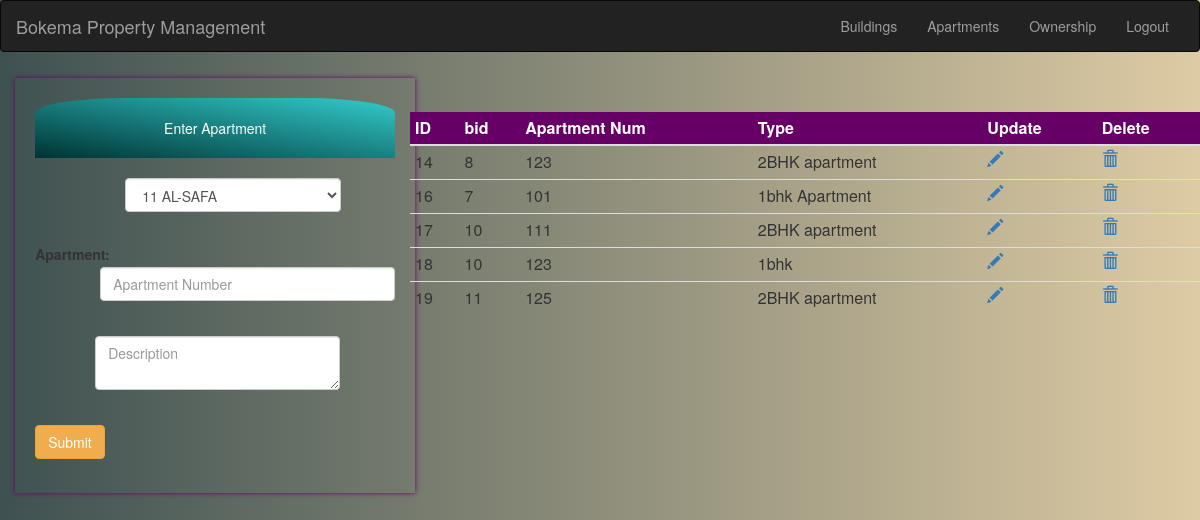
Before: /apartmentOLD.php with the older database file.
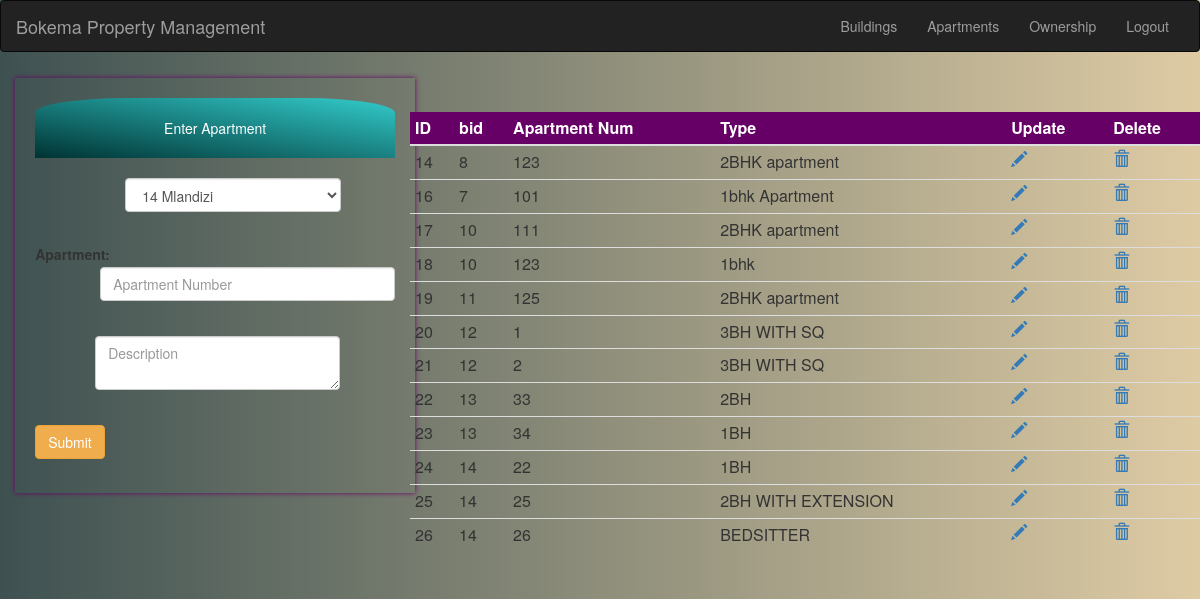
After: the same page with the newer database file.
### tables this page shows
CREATE TABLE `apartment` (
  `id` int(11) NOT NULL,
  `bid` int(11) NOT NULL,
  `apartmentNum` int(4) NOT NULL,
  `description` varchar(200) NOT NULL
);

### apartmentOLD.php (the view, shortened to what this page needs)
<?php
$bid=$aname=$desc="";
?>
<html>
    <head>
  <link rel="stylesheet" href="https://maxcdn.bootstrapcdn.com/bootstrap/3.3.7/css/bootstrap.min.css">
</head>
    </head>
    <body style="background-image: linear-gradient(to right, #3E5151 , #DECBA4);">
     <?php
     include 'anav.php';
     ?>
        <div class="row">
         <div class="col-md-4">
       <div style="width: 400px;margin-left:4%;margin-top: 1.5%;box-shadow: 0px 0px 5px #660066;padding:20px">
        <div style='text-align: center;padding:20px;background:  linear-gradient(To top right,#033,#3cc);color:white;border-radius: 25% 25% 0% 0%'>Enter Apartment</div>
        <form class="form-horizontal" action="apartment.php" method="post">
            <div style="padding-top: 20px;margin-left: 25%">
                <select class="form-control" style="display:inline; width: 80%;" name="building" >
                    <?php
                                include 'conn.php';
                                $qry="select * from building";
                                if ($result = $con->query($qry)) {
    while ($row = $result->fetch_assoc()) {
                    ?>
                     <option value="<?php echo $row['id']; ?>" selected="<?php if($row['id']==$bid){echo 'true';}else{echo 'false';}?>" ><?php echo $row['id'].' '.$row['Name']; ?>
                        </option>
               <?php
    }
    }
    ?> </select>
            </div><br>
    <div class="form-group" style="margin-top: 5px">
    <label class="control-label col-sm-2" for="apartment">Apartment:</label>
    <div class="col-sm-10" style="margin-top:30px">
        <input type="text" class="form-control" name="apartment" required="" pattern="[0-9]{3}" placeholder="Apartment Number" value="<?php echo $aname;?>"/><br>
    </div>
            </div>
            <div style="margin-left: 60px;">
            <div class="form-group" style="margin-top: 2px">
    <div class="col-sm-10" style="margin-top:0.1px">
        <textarea class="form-control" name="desc" required="" placeholder="Description" ><?php echo $desc;?></textarea><br>
    </div>
            </div>
            </div>
             <button class="btn btn-warning" type="submit" name="submit" value="add">Submit</button>
        </form>
      </div>
         </div>
        <div class="col-md-8">
                <div>
        <table class="table table-hover table-condensed" style="margin-top: 5%">
            <thead style="background: #660066;color:white">
            <th>ID</th>
             <th>bid</th>
              <th>Apartment Num</th>
              <th>Type</th>
              <th>Update</th>
              <th>Delete</th>
            </thead>
            <tbody>
                <?php
                $sql = "select * from apartment;";
                $result=mysqli_query($con,$sql);
                if($result){
                    while($row = $result->fetch_assoc()){
                ?>
                <tr>
                    <td><?php echo $row['id'];?></td>
                    <td><?php echo $row['bid'];?></td>
                    <td><?php echo $row['apartmentNum'];?></td>
                    <td><?php echo $row['description']; ?></td>
                    <td><a href="apartment.php?update=1&id=<?php echo $row['id'];?>"><span class="glyphicon glyphicon-pencil"></span></a></td>
                    <td><a href="deleteapartment.php?id=<?php echo $row['id'];?>"><span class="glyphicon glyphicon-trash"></span></a></td>
                </tr>
                <?php
                }
                }
                ?>
            </tbody>
        </table>
                </div>
    </body>
</html>

### anav.php (shortened to what this page needs)
<nav class="navbar navbar-default navbar-inverse">
  <div class="container-fluid">
    <div class="navbar-header">
      <a class="navbar-brand" href="#">Bokema Property Management</a>
    </div>
    <ul class="nav navbar-nav pull-right">
        <li><a href="building.php">Buildings</a></li>
        <li><a href="apartment.php">Apartments</a></li>
         <li><a href="oregistration.php">Ownership</a></li>
      <li><a href="logout.php">Logout</a></li>
    </ul>
  </div>
</nav>

Changed rows visible on the page:
added apartment: id "20", bid "12", apartmentNum "1", description "3BH WITH SQ"
added apartment: id "21", bid "12", apartmentNum "2", description "3BH WITH SQ"
added apartment: id "22", bid "13", apartmentNum "33", description "2BH"
added apartment: id "23", bid "13", apartmentNum "34", description "1BH"
added apartment: id "24", bid "14", apartmentNum "22", description "1BH"
added apartment: id "25", bid "14", apartmentNum "25", description "2BH WITH EXTENSION"
added apartment: id "26", bid "14", apartmentNum "26", description "BEDSITTER"
Other visible differences:
form field building: "11 AL-SAFA" → "14 Mlandizi"
